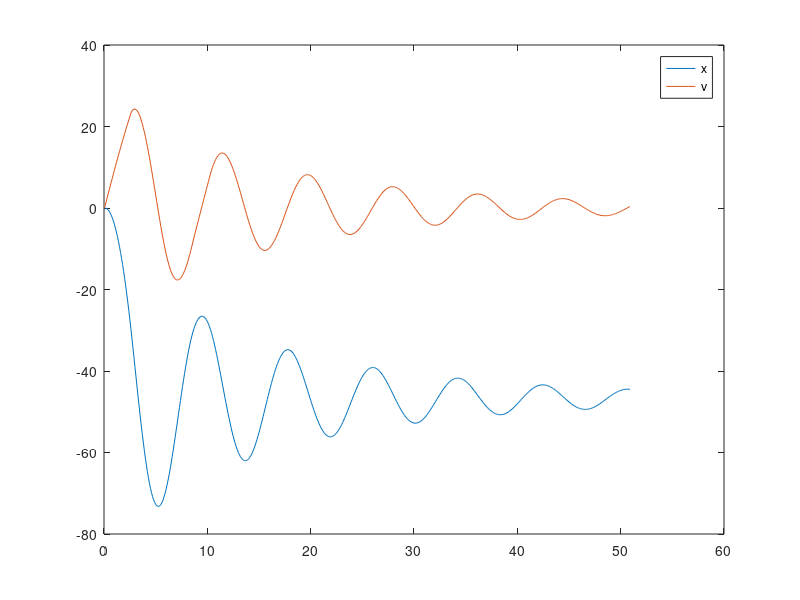

Write MATLAB code to recreate this figure.
clear all;
clc;
L = 30;
m = 68.1;
cd = 0.25;
k = 40;
gamma = 8;
g = 9.81;
% x(0)=0 and v(0)=0
n = 510;
v = zeros(n,1);
vprime = zeros(n,1);
xprime = zeros(n,1);
x = zeros(n,1);
time = zeros(n,1);
time_step = 0.1; % 0.1 seconds 
time(1) = 0;
v(1) = 0;
vprime(1)=0;
x(1) = 0; %dx/dt = v ; x = v*t
xprime(1)=0;
for i=2:n
    time(i) = time(i-1)+time_step;
    cord = 0;
    if(x(i-1)>L)
        cord = (k/m)*(x(i-1)-L) + (gamma/m)*(v(i-1));
    end
    v(i) = v(i-1) + (g-(sign(v(i-1))*cd*(v(i-1)^2))/m - cord)*time_step;
    x(i) = x(i-1) + v(i-1)*time_step;
    %predictor step
    cord1 = 0;
    if(x(i)>L)
        cord1 = (k/m)*(x(i)-L) + (gamma/m)*(v(i));
    end
    vprime(i)= (g-(sign(v(i))*cd*(v(i)^2))/m - cord1);
    v(i) = v(i-1) + (((vprime(i-1)+vprime(i))*time_step)/2);
    x(i) = x(i-1) + v(i-1)*time_step;
    
end

plot(time,-x);
hold on;
plot(time,v);
legend('x', 'v')
